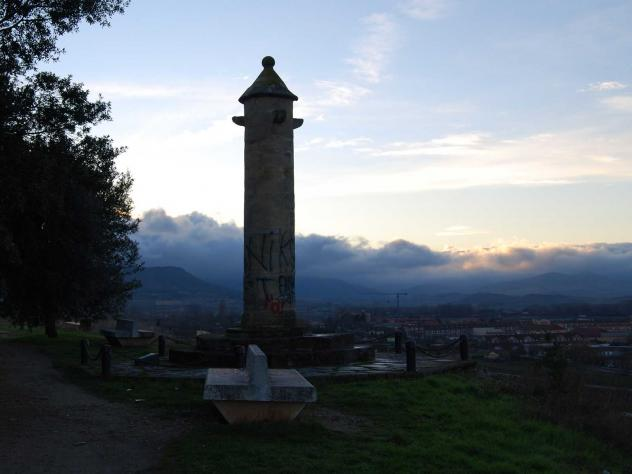
#> input picture Produccion/Paula Lineros/1.jpg, 632 x 474 px
$ python escalaGrises.py   (Python 2 division)
#> lines starting #> are read from the running program, lines starting #| are printed output that depends on the picture
#> in main, img is the input picture: PIL image 632x474 RGB; mean R, G, B 105.7, 113.5, 120.9
import ImageFilter
import numpy as np
import time
from numpy import array, shape, reshape, zeros, transpose
from PIL import Image, ImageChops, ImageOps

# convierte una imagen tipo Imagen (de la libreria PIL) en una matriz(ETD) con la informacion RGB de la imagen
def convertirImgMatrixRGB(img):
    return np.array(img.convert("RGB"))

def escalaGrises(img):
    n = img.size[0]
#> n = 632
    m = img.size[1]
#> m = 474
    for i in range(n):
        for j in range(m):
            # Obtenemos los colores RGB pixel por pixel
            r, g, b = img.getpixel((i, j))
            # Cambiamos el RGB del pixel
            img.putpixel((i, j), ((r+g+b)/3, (r+g+b)/3, (r+g+b)/3))
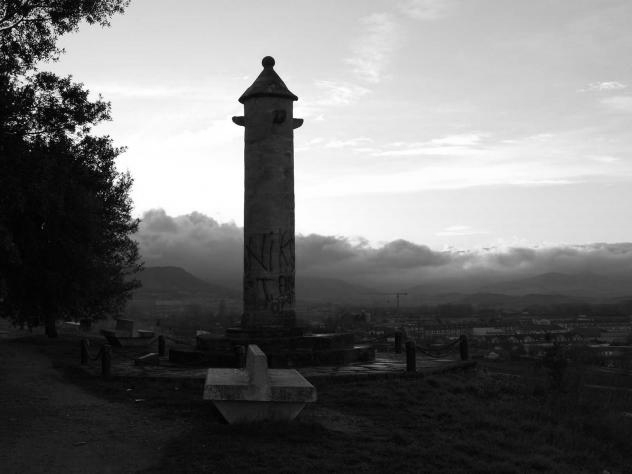
#> img: PIL image 632x474 RGB; min 0, max 255, mean 113.1
    return img

def main():
    starting_point=time.time() #Donde quiere empezar a calcular el tiempo
    img=Image.open("1.jpg") #abre imagen
    imgGris = escalaGrises(img)
    imgGris.save("imagenescaladegris.png") #guarda la imagen en escala de grises
    elapsed_time=time.time()-starting_point #calculo
    print ""
    print "Serial Time [seconds]: " + str(elapsed_time) #segundos

main()
